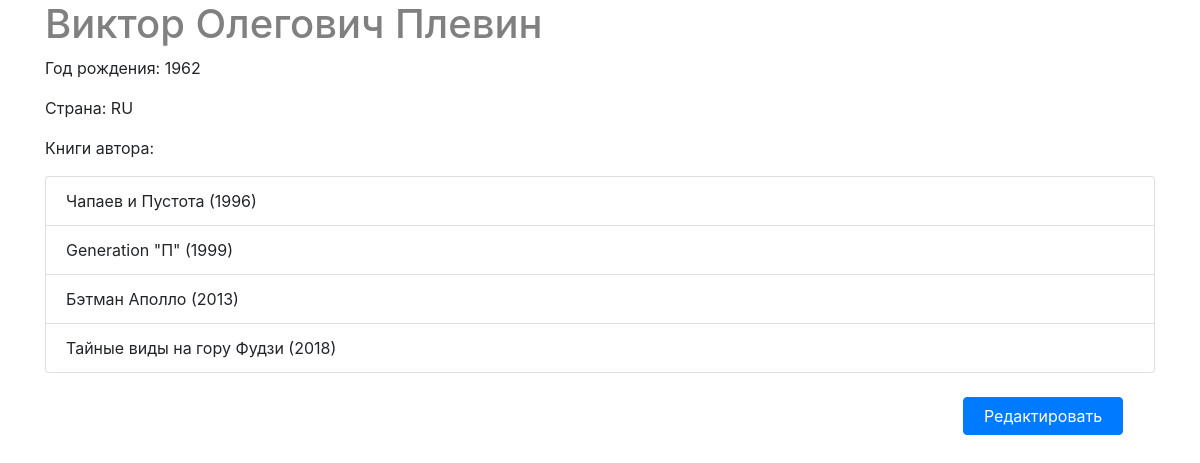
Page /library/author/1/ on the committed database.
### first/apps/p_library/models.py (models this page shows, shortened)
class Author(models.Model):
    full_name = models.CharField("имя автора", max_length=50)
    birth_year = models.SmallIntegerField("год рождения")
    country = models.CharField("страна", max_length=2)
    class Meta:
        verbose_name = "Автор"
        verbose_name_plural = "Авторы"

class Book(models.Model):
    ISBN = models.CharField("международный книжный номер", max_length=13)
    title = models.TextField("название книги")
    description = models.TextField("описание книги")
    author = models.ForeignKey(Author, on_delete=models.CASCADE, verbose_name="автор книги", related_name="books")
    publisher = models.ForeignKey(Publisher, on_delete=models.CASCADE, verbose_name="издательство", related_name="published_books")
    year_release = models.SmallIntegerField("год издания")
    copy_count = models.SmallIntegerField("количество копий", default=1)
    price = models.DecimalField("цена", max_digits=10, decimal_places=2)
    took_copy = models.ManyToManyField(
        Friend, verbose_name="взят экземпляр книги",
        related_name="borrowed_books", blank=True)
    book_image = models.ImageField("изображение книги", upload_to="book_images/", blank=True, null=True)
    class Meta:
        verbose_name = "Книга"
        verbose_name_plural = "Книги"

### first/apps/p_library/views.py (the view)
# urls.py: path("library/author/<int:pk>/", AuthorDetail.as_view(), name="author_detail"),
class AuthorDetail(DetailView):
    model = Author
    context_object_name = 'author'

### first/templates/p_library/author_detail.html (shortened to what this page needs)
{% extends 'base.html' %}
{% load static %}
{% block content %}
    <h1>{{author.full_name}}</h1>
    <p>Год рождения: {{author.birth_year}}</p>
    <p>Страна: {{author.country}}</p>
    <p>Книги автора:</p>
    <ul class="list-group mb-3">
        {% for book in author.books.all|dictsort:"year_release" %}
        <li class="list-group-item">{{ book.title }} ({{ book.year_release }})</li>
        {% endfor %}
    </ul>
    <div class="d-flex justify-content-end m-4">
        <a class="btn btn-primary mr-2 index-btn" href="{% url 'p_library:author_update' author.pk %}">Редактировать</a>
    </div>
{% endblock %}

### static/css/style.css (style rules this page uses)
h1 { color: grey; }
.index-btn { width: 10rem; }

### rows in the picture
Author: full_name "Виктор Олегович Плевин", birth_year "1962", country "RU"
Book: title "Чапаев и Пустота", year_release "1996"
Book: title "Generation \"П\"", year_release "1999"
Book: title "Бэтман Аполло", year_release "2013"
Book: title "Тайные виды на гору Фудзи", year_release "2018"
